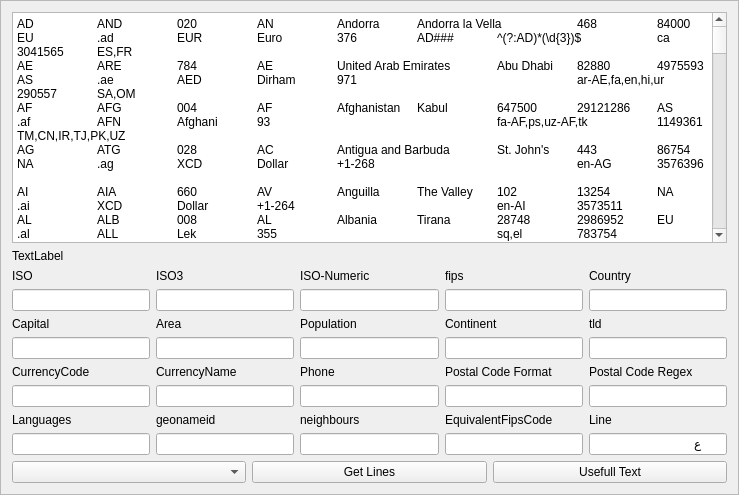
<?xml version="1.0" encoding="UTF-8"?>
<ui version="4.0">
 <class>F_SystemSettings</class>
 <widget class="QFrame" name="F_SystemSettings">
  <property name="geometry">
   <rect>
    <x>0</x>
    <y>0</y>
    <width>739</width>
    <height>495</height>
   </rect>
  </property>
  <property name="windowTitle">
   <string>Frame</string>
  </property>
  <property name="frameShape">
   <enum>QFrame::StyledPanel</enum>
  </property>
  <property name="frameShadow">
   <enum>QFrame::Raised</enum>
  </property>
  <layout class="QVBoxLayout" name="verticalLayout_42">
   <item>
    <widget class="QPlainTextEdit" name="text">
     <property name="plainText">
      <string>AD	AND	020	AN	Andorra	Andorra la Vella	468	84000	EU	.ad	EUR	Euro	376	AD###	^(?:AD)*(\d{3})$	ca	3041565	ES,FR	
AE	ARE	784	AE	United Arab Emirates	Abu Dhabi	82880	4975593	AS	.ae	AED	Dirham	971			ar-AE,fa,en,hi,ur	290557	SA,OM	
AF	AFG	004	AF	Afghanistan	Kabul	647500	29121286	AS	.af	AFN	Afghani	93			fa-AF,ps,uz-AF,tk	1149361	TM,CN,IR,TJ,PK,UZ	
AG	ATG	028	AC	Antigua and Barbuda	St. John's	443	86754	NA	.ag	XCD	Dollar	+1-268			en-AG	3576396		
AI	AIA	660	AV	Anguilla	The Valley	102	13254	NA	.ai	XCD	Dollar	+1-264			en-AI	3573511		
AL	ALB	008	AL	Albania	Tirana	28748	2986952	EU	.al	ALL	Lek	355			sq,el	783754	MK,GR,ME,RS,XK	
AM	ARM	051	AM	Armenia	Yerevan	29800	2968000	AS	.am	AMD	Dram	374	######	^(\d{6})$	hy	174982	GE,IR,AZ,TR	
AO	AGO	024	AO	Angola	Luanda	1246700	13068161	AF	.ao	AOA	Kwanza	244			pt-AO	3351879	CD,NA,ZM,CG	
AQ	ATA	010	AY	Antarctica		14000000	0	AN	.aq							6697173		
AR	ARG	032	AR	Argentina	Buenos Aires	2766890	41343201	SA	.ar	ARS	Peso	54	@####@@@	^[A-Z]?\d{4}[A-Z]{0,3}$	es-AR,en,it,de,fr,gn	3865483	CL,BO,UY,PY,BR	
AS	ASM	016	AQ	American Samoa	Pago Pago	199	57881	OC	.as	USD	Dollar	+1-684	#####-####	96799	en-AS,sm,to	5880801		
AT	AUT	040	AU	Austria	Vienna	83858	8205000	EU	.at	EUR	Euro	43	####	^(\d{4})$	de-AT,hr,hu,sl	2782113	CH,DE,HU,SK,CZ,IT,SI,LI	
AU	AUS	036	AS	Australia	Canberra	7686850	21515754	OC	.au	AUD	Dollar	61	####	^(\d{4})$	en-AU	2077456		
AW	ABW	533	AA	Aruba	Oranjestad	193	71566	NA	.aw	AWG	Guilder	297			nl-AW,es,en	3577279		
AX	ALA	248		Aland Islands	Mariehamn	1580	26711	EU	.ax	EUR	Euro	+358-18	#####	^(?:FI)*(\d{5})$	sv-AX	661882		FI
AZ	AZE	031	AJ	Azerbaijan	Baku	86600	8303512	AS	.az	AZN	Manat	994	AZ ####	^(?:AZ)*(\d{4})$	az,ru,hy	587116	GE,IR,AM,TR,RU	
BA	BIH	070	BK	Bosnia and Herzegovina	Sarajevo	51129	4590000	EU	.ba	BAM	Marka	387	#####	^(\d{5})$	bs,hr-BA,sr-BA	3277605	HR,ME,RS	
BB	BRB	052	BB	Barbados	Bridgetown	431	285653	NA	.bb	BBD	Dollar	+1-246	BB#####	^(?:BB)*(\d{5})$	en-BB	3374084		
BD	BGD	050	BG	Bangladesh	Dhaka	144000	156118464	AS	.bd	BDT	Taka	880	####	^(\d{4})$	bn-BD,en	1210997	MM,IN	
BE	BEL	056	BE	Belgium	Brussels	30510	10403000	EU	.be	EUR	Euro	32	####	^(\d{4})$	nl-BE,fr-BE,de-BE	2802361	DE,NL,LU,FR	
BF	BFA	854	UV	Burkina Faso	Ouagadougou	274200	16241811	AF	.bf	XOF	Franc	226			fr-BF	2361809	NE,BJ,GH,CI,TG,ML	
BG	BGR	100	BU	Bulgaria	Sofia	110910	7148785	EU	.bg	BGN	Lev	359	####	^(\d{4})$	bg,tr-BG,rom	732800	MK,GR,RO,TR,RS	
BH	BHR	048	BA	Bahrain	Manama	665	738004	AS	.bh	BHD	Dinar	973	####|###	^(\d{3}\d?)$	ar-BH,en,fa,ur	290291		
BI	BDI	108	BY	Burundi	Bujumbura	27830	9863117	AF	.bi	BIF	Franc	257			fr-BI,rn	433561	TZ,CD,RW	
BJ	BEN	204	BN	Benin	Porto-Novo	112620	9056010	AF	.bj	XOF	Franc	229			fr-BJ	2395170	NE,TG,BF,NG	
BL	BLM	652	TB	Saint Barthelemy	Gustavia	21	8450	NA	.gp	EUR	Euro	590	### ###		fr	3578476		
BM	BMU	060	BD	Bermuda	Hamilton	53	65365	NA	.bm	BMD	Dollar	+1-441	@@ ##	^([A-Z]{2}\d{2})$	en-BM,pt	3573345		
BN	BRN	096	BX	Brunei	Bandar Seri Begawan	5770	395027	AS	.bn	BND	Dollar	673	@@####	^([A-Z]{2}\d{4})$	ms-BN,en-BN	1820814	MY	
BO	BOL	068	BL	Bolivia	Sucre	1098580	9947418	SA	.bo	BOB	Boliviano	591			es-BO,qu,ay	3923057	PE,CL,PY,BR,AR	
BQ	BES	535		Bonaire, Saint Eustatius and Saba 		328	18012	NA	.bq	USD	Dollar	599			nl,pap,en	7626844		
BR	BRA	076	BR	Brazil	Brasilia	8511965	201103330	SA	.br	BRL	Real	55	#####-###	^\d{5}-\d{3}$	pt-BR,es,en,fr	3469034	SR,PE,BO,UY,GY,PY,GF,VE,CO,AR	
BS	BHS	044	BF	Bahamas	Nassau	13940	301790	NA	.bs	BSD	Dollar	+1-242			en-BS	3572887		
BT	BTN	064	BT	Bhutan	Thimphu	47000	699847	AS	.bt	BTN	Ngultrum	975			dz	1252634	CN,IN	
BV	BVT	074	BV	Bouvet Island		49	0	AN	.bv	NOK	Krone					3371123		
BW	BWA	072	BC	Botswana	Gaborone	600370	2029307	AF	.bw	BWP	Pula	267			en-BW,tn-BW	933860	ZW,ZA,NA	
BY	BLR	112	BO	Belarus	Minsk	207600	9685000	EU	.by	BYR	Ruble	375	######	^(\d{6})$	be,ru	630336	PL,LT,UA,RU,LV	
BZ	BLZ	084	BH	Belize	Belmopan	22966	314522	NA	.bz	BZD	Dollar	501			en-BZ,es	3582678	GT,MX	
CA	CAN	124	CA	Canada	Ottawa	9984670	33679000	NA	.ca	CAD	Dollar	1	@#@ #@#	^([ABCEGHJKLMNPRSTVXY]\d[ABCEGHJKLMNPRSTVWXYZ]) ?(\d[ABCEGHJKLMNPRSTVWXYZ]\d)$ 	en-CA,fr-CA,iu	6251999	US	
CC	CCK	166	CK	Cocos Islands	West Island	14	628	AS	.cc	AUD	Dollar	61			ms-CC,en	1547376		
CD	COD	180	CG	Democratic Republic of the Congo	Kinshasa	2345410	70916439	AF	.cd	CDF	Franc	243			fr-CD,ln,kg	203312	TZ,CF,SS,RW,ZM,BI,UG,CG,AO	
CF	CAF	140	CT	Central African Republic	Bangui	622984	4844927	AF	.cf	XAF	Franc	236			fr-CF,sg,ln,kg	239880	TD,SD,CD,SS,CM,CG	
CG	COG	178	CF	Republic of the Congo	Brazzaville	342000	3039126	AF	.cg	XAF	Franc	242			fr-CG,kg,ln-CG	2260494	CF,GA,CD,CM,AO	
CH	CHE	756	SZ	Switzerland	Bern	41290	7581000	EU	.ch	CHF	Franc	41	####	^(\d{4})$	de-CH,fr-CH,it-CH,rm	2658434	DE,IT,LI,FR,AT	
CI	CIV	384	IV	Ivory Coast	Yamoussoukro	322460	21058798	AF	.ci	XOF	Franc	225			fr-CI	2287781	LR,GH,GN,BF,ML	
CK	COK	184	CW	Cook Islands	Avarua	240	21388	OC	.ck	NZD	Dollar	682			en-CK,mi	1899402		
CL	CHL	152	CI	Chile	Santiago	756950	16746491	SA	.cl	CLP	Peso	56	#######	^(\d{7})$	es-CL	3895114	PE,BO,AR	
CM	CMR	120	CM	Cameroon	Yaounde	475440	19294149	AF	.cm	XAF	Franc	237			en-CM,fr-CM	2233387	TD,CF,GA,GQ,CG,NG	
CN	CHN	156	CH	China	Beijing	9596960	1330044000	AS	.cn	CNY	Yuan Renminbi	86	######	^(\d{6})$	zh-CN,yue,wuu,dta,ug,za	1814991	LA,BT,TJ,KZ,MN,AF,NP,MM,KG,PK,KP,RU,VN,IN	
CO	COL	170	CO	Colombia	Bogota	1138910	47790000	SA	.co	COP	Peso	57			es-CO	3686110	EC,PE,PA,BR,VE	
CR	CRI	188	CS	Costa Rica	San Jose	51100	4516220	NA	.cr	CRC	Colon	506	#####	^(\d{5})$	es-CR,en	3624060	PA,NI	
CU	CUB	192	CU	Cuba	Havana	110860	11423000	NA	.cu	CUP	Peso	53	CP #####	^(?:CP)*(\d{5})$	es-CU	3562981	US	
CV	CPV	132	CV	Cape Verde	Praia	4033	508659	AF	.cv	CVE	Escudo	238	####	^(\d{4})$	pt-CV	3374766		
CW	CUW	531	UC	Curacao	 Willemstad	444	141766	NA	.cw	ANG	Guilder	599			nl,pap	7626836		
CX	CXR	162	KT	Christmas Island	Flying Fish Cove	135	1500	AS	.cx	AUD	Dollar	61	####	^(\d{4})$	en,zh,ms-CC	2078138		
CY	CYP	196	CY	Cyprus	Nicosia	9250	1102677	EU	.cy	EUR	Euro	357	####	^(\d{4})$	el-CY,tr-CY,en	146669		
CZ	CZE	203	EZ	Czechia	Prague	78866	10476000	EU	.cz	CZK	Koruna	420	### ##	^\d{3}\s?\d{2}$	cs,sk	3077311	PL,DE,SK,AT	
DE	DEU	276	GM	Germany	Berlin	357021	81802257	EU	.de	EUR	Euro	49	#####	^(\d{5})$	de	2921044	CH,PL,NL,DK,BE,CZ,LU,FR,AT	
DJ	DJI	262	DJ	Djibouti	Djibouti	23000	740528	AF	.dj	DJF	Franc	253			fr-DJ,ar,so-DJ,aa	223816	ER,ET,SO	
DK	DNK	208	DA	Denmark	Copenhagen	43094	5484000	EU	.dk	DKK	Krone	45	####	^(\d{4})$	da-DK,en,fo,de-DK	2623032	DE	
DM	DMA	212	DO	Dominica	Roseau	754	72813	NA	.dm	XCD	Dollar	+1-767			en-DM	3575830		
DO	DOM	214	DR	Dominican Republic	Santo Domingo	48730	9823821	NA	.do	DOP	Peso	+1-809 and 1-829	#####	^(\d{5})$	es-DO	3508796	HT	
DZ	DZA	012	AG	Algeria	Algiers	2381740	34586184	AF	.dz	DZD	Dinar	213	#####	^(\d{5})$	ar-DZ	2589581	NE,EH,LY,MR,TN,MA,ML	
EC	ECU	218	EC	Ecuador	Quito	283560	14790608	SA	.ec	USD	Dollar	593	@####@	^([a-zA-Z]\d{4}[a-zA-Z])$	es-EC	3658394	PE,CO	
EE	EST	233	EN	Estonia	Tallinn	45226	1291170	EU	.ee	EUR	Euro	372	#####	^(\d{5})$	et,ru	453733	RU,LV	
EG	EGY	818	EG	Egypt	Cairo	1001450	80471869	AF	.eg	EGP	Pound	20	#####	^(\d{5})$	ar-EG,en,fr	357994	LY,SD,IL,PS	
EH	ESH	732	WI	Western Sahara	El-Aaiun	266000	273008	AF	.eh	MAD	Dirham	212			ar,mey	2461445	DZ,MR,MA	
ER	ERI	232	ER	Eritrea	Asmara	121320	5792984	AF	.er	ERN	Nakfa	291			aa-ER,ar,tig,kun,ti-ER	338010	ET,SD,DJ	
ES	ESP	724	SP	Spain	Madrid	504782	46505963	EU	.es	EUR	Euro	34	#####	^(\d{5})$	es-ES,ca,gl,eu,oc	2510769	AD,PT,GI,FR,MA	
ET	ETH	231	ET	Ethiopia	Addis Ababa	1127127	88013491	AF	.et	ETB	Birr	251	####	^(\d{4})$	am,en-ET,om-ET,ti-ET,so-ET,sid	337996	ER,KE,SD,SS,SO,DJ	
FI	FIN	246	FI	Finland	Helsinki	337030	5244000	EU	.fi	EUR	Euro	358	#####	^(?:FI)*(\d{5})$	fi-FI,sv-FI,smn	660013	NO,RU,SE	
FJ	FJI	242	FJ	Fiji	Suva	18270	875983	OC	.fj	FJD	Dollar	679			en-FJ,fj	2205218		
FK	FLK	238	FK	Falkland Islands	Stanley	12173	2638	SA	.fk	FKP	Pound	500			en-FK	3474414		
FM	FSM	583	FM	Micronesia	Palikir	702	107708	OC	.fm	USD	Dollar	691	#####	^(\d{5})$	en-FM,chk,pon,yap,kos,uli,woe,nkr,kpg	2081918		
FO	FRO	234	FO	Faroe Islands	Torshavn	1399	48228	EU	.fo	DKK	Krone	298	###	^(?:FO)*(\d{3})$	fo,da-FO	2622320		
FR	FRA	250	FR	France	Paris	547030	64768389	EU	.fr	EUR	Euro	33	#####	^(\d{5})$	fr-FR,frp,br,co,ca,eu,oc	3017382	CH,DE,BE,LU,IT,AD,MC,ES	
GA	GAB	266	GB	Gabon	Libreville	267667	1545255	AF	.ga	XAF	Franc	241			fr-GA	2400553	CM,GQ,CG	
GB	GBR	826	UK	United Kingdom	London	244820	62348447	EU	.uk	GBP	Pound	44	@# #@@|@## #@@|@@# #@@|@@## #@@|@#@ #@@|@@#@ #@@|GIR0AA	^((?:(?:[A-PR-UWYZ][A-HK-Y]\d[ABEHMNPRV-Y0-9]|[A-PR-UWYZ]\d[A-HJKPS-UW0-9])\s\d[ABD-HJLNP-UW-Z]{2})|GIR\s?0AA)$	en-GB,cy-GB,gd	2635167	IE	
GD	GRD	308	GJ	Grenada	St. George's	344	107818	NA	.gd	XCD	Dollar	+1-473			en-GD	3580239		
GE	GEO	268	GG	Georgia	Tbilisi	69700	4630000	AS	.ge	GEL	Lari	995	####	^(\d{4})$	ka,ru,hy,az	614540	AM,AZ,TR,RU	
GF	GUF	254	FG	French Guiana	Cayenne	91000	195506	SA	.gf	EUR	Euro	594	#####	^((97|98)3\d{2})$	fr-GF	3381670	SR,BR	
GG	GGY	831	GK	Guernsey	St Peter Port	78	65228	EU	.gg	GBP	Pound	+44-1481	@# #@@|@## #@@|@@# #@@|@@## #@@|@#@ #@@|@@#@ #@@|GIR0AA	^((?:(?:[A-PR-UWYZ][A-HK-Y]\d[ABEHMNPRV-Y0-9]|[A-PR-UWYZ]\d[A-HJKPS-UW0-9])\s\d[ABD-HJLNP-UW-Z]{2})|GIR\s?0AA)$	en,fr	3042362		
GH	GHA	288	GH	Ghana	Accra	239460	24339838	AF	.gh	GHS	Cedi	233			en-GH,ak,ee,tw	2300660	CI,TG,BF	
GI	GIB	292	GI	Gibraltar	Gibraltar	6.5	27884	EU	.gi	GIP	Pound	350			en-GI,es,it,pt	2411586	ES	
GL	GRL	304	GL	Greenland	Nuuk	2166086	56375	NA	.gl	DKK	Krone	299	####	^(\d{4})$	kl,da-GL,en	3425505		
GM	GMB	270	GA	Gambia	Banjul	11300	1593256	AF	.gm	GMD	Dalasi	220			en-GM,mnk,wof,wo,ff	2413451	SN	
GN	GIN	324	GV	Guinea	Conakry	245857	10324025	AF	.gn	GNF	Franc	224			fr-GN	2420477	LR,SN,SL,CI,GW,ML	
GP	GLP	312	GP	Guadeloupe	Basse-Terre	1780	443000	NA	.gp	EUR	Euro	590	#####	^((97|98)\d{3})$	fr-GP	3579143		
GQ	GNQ	226	EK	Equatorial Guinea	Malabo	28051	1014999	AF	.gq	XAF	Franc	240			es-GQ,fr	2309096	GA,CM	
GR	GRC	300	GR	Greece	Athens	131940	11000000	EU	.gr	EUR	Euro	30	### ##	^(\d{5})$	el-GR,en,fr	390903	AL,MK,TR,BG	
GS	SGS	239	SX	South Georgia and the South Sandwich Islands	Grytviken	3903	30	AN	.gs	GBP	Pound				en	3474415		
GT	GTM	320	GT	Guatemala	Guatemala City	108890	13550440	NA	.gt	GTQ	Quetzal	502	#####	^(\d{5})$	es-GT	3595528	MX,HN,BZ,SV	
GU	GUM	316	GQ	Guam	Hagatna	549	159358	OC	.gu	USD	Dollar	+1-671	969##	^(969\d{2})$	en-GU,ch-GU	4043988		
GW	GNB	624	PU	Guinea-Bissau	Bissau	36120	1565126	AF	.gw	XOF	Franc	245	####	^(\d{4})$	pt-GW,pov	2372248	SN,GN	
GY	GUY	328	GY	Guyana	Georgetown	214970	748486	SA	.gy	GYD	Dollar	592			en-GY	3378535	SR,BR,VE	
HK	HKG	344	HK	Hong Kong	Hong Kong	1092	6898686	AS	.hk	HKD	Dollar	852			zh-HK,yue,zh,en	1819730		
HM	HMD	334	HM	Heard Island and McDonald Islands		412	0	AN	.hm	AUD	Dollar	 				1547314		
HN	HND	340	HO	Honduras	Tegucigalpa	112090	7989415	NA	.hn	HNL	Lempira	504	@@####	^([A-Z]{2}\d{4})$	es-HN	3608932	GT,NI,SV	
HR	HRV	191	HR	Croatia	Zagreb	56542	4284889	EU	.hr	HRK	Kuna	385	#####	^(?:HR)*(\d{5})$	hr-HR,sr	3202326	HU,SI,BA,ME,RS	
HT	HTI	332	HA	Haiti	Port-au-Prince	27750	9648924	NA	.ht	HTG	Gourde	509	HT####	^(?:HT)*(\d{4})$	ht,fr-HT	3723988	DO	
HU	HUN	348	HU	Hungary	Budapest	93030	9982000	EU	.hu	HUF	Forint	36	####	^(\d{4})$	hu-HU	719819	SK,SI,RO,UA,HR,AT,RS	
ID	IDN	360	ID	Indonesia	Jakarta	1919440	242968342	AS	.id	IDR	Rupiah	62	#####	^(\d{5})$	id,en,nl,jv	1643084	PG,TL,MY	
IE	IRL	372	EI	Ireland	Dublin	70280	4622917	EU	.ie	EUR	Euro	353	@@@ @@@@	^[A-Z]\d{2}$|^[A-Z]{3}[A-Z]{4}$	en-IE,ga-IE	2963597	GB	
IL	ISR	376	IS	Israel	Jerusalem	20770	7353985	AS	.il	ILS	Shekel	972	#####	^(\d{5})$	he,ar-IL,en-IL,	294640	SY,JO,LB,EG,PS	
IM	IMN	833	IM	Isle of Man	Douglas	572	75049	EU	.im	GBP	Pound	+44-1624	@# #@@|@## #@@|@@# #@@|@@## #@@|@#@ #@@|@@#@ #@@|GIR0AA	^((?:(?:[A-PR-UWYZ][A-HK-Y]\d[ABEHMNPRV-Y0-9]|[A-PR-UWYZ]\d[A-HJKPS-UW0-9])\s\d[ABD-HJLNP-UW-Z]{2})|GIR\s?0AA)$	en,gv	3042225		
IN	IND	356	IN	India	New Delhi	3287590	1173108018	AS	.in	INR	Rupee	91	######	^(\d{6})$	en-IN,hi,bn,te,mr,ta,ur,gu,kn,ml,or,pa,as,bh,sat,ks,ne,sd,kok,doi,mni,sit,sa,fr,lus,inc	1269750	CN,NP,MM,BT,PK,BD	
IO	IOT	086	IO	British Indian Ocean Territory	Diego Garcia	60	4000	AS	.io	USD	Dollar	246			en-IO	1282588		
IQ	IRQ	368	IZ	Iraq	Baghdad	437072	29671605	AS	.iq	IQD	Dinar	964	#####	^(\d{5})$	ar-IQ,ku,hy	99237	SY,SA,IR,JO,TR,KW	
IR	IRN	364	IR	Iran	Tehran	1648000	76923300	AS	.ir	IRR	Rial	98	##########	^(\d{10})$	fa-IR,ku	130758	TM,AF,IQ,AM,PK,AZ,TR	
IS	ISL	352	IC	Iceland	Reykjavik	103000	308910	EU	.is	ISK	Krona	354	###	^(\d{3})$	is,en,de,da,sv,no	2629691		
IT	ITA	380	IT	Italy	Rome	301230	60340328	EU	.it	EUR	Euro	39	#####	^(\d{5})$	it-IT,de-IT,fr-IT,sc,ca,co,sl	3175395	CH,VA,SI,SM,FR,AT	
JE	JEY	832	JE	Jersey	Saint Helier	116	90812	EU	.je	GBP	Pound	+44-1534	@# #@@|@## #@@|@@# #@@|@@## #@@|@#@ #@@|@@#@ #@@|GIR0AA	^((?:(?:[A-PR-UWYZ][A-HK-Y]\d[ABEHMNPRV-Y0-9]|[A-PR-UWYZ]\d[A-HJKPS-UW0-9])\s\d[ABD-HJLNP-UW-Z]{2})|GIR\s?0AA)$	en,pt	3042142		
JM	JAM	388	JM	Jamaica	Kingston	10991	2847232	NA	.jm	JMD	Dollar	+1-876			en-JM	3489940		
JO	JOR	400	JO	Jordan	Amman	92300	6407085	AS	.jo	JOD	Dinar	962	#####	^(\d{5})$	ar-JO,en	248816	SY,SA,IQ,IL,PS	
JP	JPN	392	JA	Japan	Tokyo	377835	127288000	AS	.jp	JPY	Yen	81	###-####	^\d{3}-\d{4}$	ja	1861060		
KE	KEN	404	KE	Kenya	Nairobi	582650	40046566	AF	.ke	KES	Shilling	254	#####	^(\d{5})$	en-KE,sw-KE	192950	ET,TZ,SS,SO,UG	
KG	KGZ	417	KG	Kyrgyzstan	Bishkek	198500	5776500	AS	.kg	KGS	Som	996	######	^(\d{6})$	ky,uz,ru	1527747	CN,TJ,UZ,KZ	
KH	KHM	116	CB	Cambodia	Phnom Penh	181040	14453680	AS	.kh	KHR	Riels	855	#####	^(\d{5})$	km,fr,en	1831722	LA,TH,VN	
KI	KIR	296	KR	Kiribati	Tarawa	811	92533	OC	.ki	AUD	Dollar	686			en-KI,gil	4030945		
KM	COM	174	CN	Comoros	Moroni	2170	773407	AF	.km	KMF	Franc	269			ar,fr-KM	921929		
KN	KNA	659	SC	Saint Kitts and Nevis	Basseterre	261	51134	NA	.kn	XCD	Dollar	+1-869			en-KN	3575174		
KP	PRK	408	KN	North Korea	Pyongyang	120540	22912177	AS	.kp	KPW	Won	850	###-###	^(\d{6})$	ko-KP	1873107	CN,KR,RU	
KR	KOR	410	KS	South Korea	Seoul	98480	48422644	AS	.kr	KRW	Won	82	SEOUL ###-###	^(?:SEOUL)*(\d{6})$	ko-KR,en	1835841	KP	
XK	XKX	0	KV	Kosovo	Pristina	10908	1800000	EU		EUR	Euro				sq,sr	831053	RS,AL,MK,ME	
KW	KWT	414	KU	Kuwait	Kuwait City	17820	2789132	AS	.kw	KWD	Dinar	965	#####	^(\d{5})$	ar-KW,en	285570	SA,IQ	
KY	CYM	136	CJ	Cayman Islands	George Town	262	44270	NA	.ky	KYD	Dollar	+1-345			en-KY	3580718		
KZ	KAZ	398	KZ	Kazakhstan	Astana	2717300	15340000	AS	.kz	KZT	Tenge	7	######	^(\d{6})$	kk,ru	1522867	TM,CN,KG,UZ,RU	
LA	LAO	418	LA	Laos	Vientiane	236800	6368162	AS	.la	LAK	Kip	856	#####	^(\d{5})$	lo,fr,en	1655842	CN,MM,KH,TH,VN	
LB	LBN	422	LE	Lebanon	Beirut	10400	4125247	AS	.lb	LBP	Pound	961	#### ####|####	^(\d{4}(\d{4})?)$	ar-LB,fr-LB,en,hy	272103	SY,IL	
LC	LCA	662	ST	Saint Lucia	Castries	616	160922	NA	.lc	XCD	Dollar	+1-758			en-LC	3576468		
LI	LIE	438	LS	Liechtenstein	Vaduz	160	35000	EU	.li	CHF	Franc	423	####	^(\d{4})$	de-LI	3042058	CH,AT	
LK	LKA	144	CE	Sri Lanka	Colombo	65610	21513990	AS	.lk	LKR	Rupee	94	#####	^(\d{5})$	si,ta,en	1227603		
LR	LBR	430	LI	Liberia	Monrovia	111370	3685076	AF	.lr	LRD	Dollar	231	####	^(\d{4})$	en-LR	2275384	SL,CI,GN	
LS	LSO	426	LT	Lesotho	Maseru	30355	1919552	AF	.ls	LSL	Loti	266	###	^(\d{3})$	en-LS,st,zu,xh	932692	ZA	
LT	LTU	440	LH	Lithuania	Vilnius	65200	2944459	EU	.lt	EUR	Euro	370	LT-#####	^(?:LT)*(\d{5})$	lt,ru,pl	597427	PL,BY,RU,LV	
LU	LUX	442	LU	Luxembourg	Luxembourg	2586	497538	EU	.lu	EUR	Euro	352	L-####	^(?:L-)?\d{4}$	lb,de-LU,fr-LU	2960313	DE,BE,FR	
LV	LVA	428	LG	Latvia	Riga	64589	2217969	EU	.lv	EUR	Euro	371	LV-####	^(?:LV)*(\d{4})$	lv,ru,lt	458258	LT,EE,BY,RU	
LY	LBY	434	LY	Libya	Tripoli	1759540	6461454	AF	.ly	LYD	Dinar	218			ar-LY,it,en	2215636	TD,NE,DZ,SD,TN,EG	
MA	MAR	504	MO	Morocco	Rabat	446550	33848242	AF	.ma	MAD	Dirham	212	#####	^(\d{5})$	ar-MA,ber,fr	2542007	DZ,EH,ES	
MC	MCO	492	MN	Monaco	Monaco	1.95	32965	EU	.mc	EUR	Euro	377	#####	^(\d{5})$	fr-MC,en,it	2993457	FR	
MD	MDA	498	MD	Moldova	Chisinau	33843	4324000	EU	.md	MDL	Leu	373	MD-####	^MD-\d{4}$	ro,ru,gag,tr	617790	RO,UA	
ME	MNE	499	MJ	Montenegro	Podgorica	14026	666730	EU	.me	EUR	Euro	382	#####	^(\d{5})$	sr,hu,bs,sq,hr,rom	3194884	AL,HR,BA,RS,XK	
MF	MAF	663	RN	Saint Martin	Marigot	53	35925	NA	.gp	EUR	Euro	590	### ###		fr	3578421	SX	
MG	MDG	450	MA	Madagascar	Antananarivo	587040	21281844	AF	.mg	MGA	Ariary	261	###	^(\d{3})$	fr-MG,mg	1062947		
MH	MHL	584	RM	Marshall Islands	Majuro	181.3	65859	OC	.mh	USD	Dollar	692	#####-####	^969\d{2}(-\d{4})$	mh,en-MH	2080185		
MK	MKD	807	MK	Macedonia	Skopje	25333	2062294	EU	.mk	MKD	Denar	389	####	^(\d{4})$	mk,sq,tr,rmm,sr	718075	AL,GR,BG,RS,XK	
ML	MLI	466	ML	Mali	Bamako	1240000	13796354	AF	.ml	XOF	Franc	223			fr-ML,bm	2453866	SN,NE,DZ,CI,GN,MR,BF	
MM	MMR	104	BM	Myanmar	Nay Pyi Taw	678500	53414374	AS	.mm	MMK	Kyat	95	#####	^(\d{5})$	my	1327865	CN,LA,TH,BD,IN	
MN	MNG	496	MG	Mongolia	Ulan Bator	1565000	3086918	AS	.mn	MNT	Tugrik	976	######	^(\d{6})$	mn,ru	2029969	CN,RU	
MO	MAC	446	MC	Macao	Macao	254	449198	AS	.mo	MOP	Pataca	853			zh,zh-MO,pt	1821275		
MP	MNP	580	CQ	Northern Mariana Islands	Saipan	477	53883	OC	.mp	USD	Dollar	+1-670	#####-####	^9695\d{1}(-\d{4})$	fil,tl,zh,ch-MP,en-MP	4041468		
MQ	MTQ	474	MB	Martinique	Fort-de-France	1100	432900	NA	.mq	EUR	Euro	596	#####	^(\d{5})$	fr-MQ	3570311		
MR	MRT	478	MR	Mauritania	Nouakchott	1030700	3205060	AF	.mr	MRO	Ouguiya	222			ar-MR,fuc,snk,fr,mey,wo	2378080	SN,DZ,EH,ML	
MS	MSR	500	MH	Montserrat	Plymouth	102	9341	NA	.ms	XCD	Dollar	+1-664			en-MS	3578097		
MT	MLT	470	MT	Malta	Valletta	316	403000	EU	.mt	EUR	Euro	356	@@@ ####	^[A-Z]{3}\s?\d{4}$	mt,en-MT	2562770		
MU	MUS	480	MP	Mauritius	Port Louis	2040	1294104	AF	.mu	MUR	Rupee	230			en-MU,bho,fr	934292		
MV	MDV	462	MV	Maldives	Male	300	395650	AS	.mv	MVR	Rufiyaa	960	#####	^(\d{5})$	dv,en	1282028		
MW	MWI	454	MI	Malawi	Lilongwe	118480	15447500	AF	.mw	MWK	Kwacha	265			ny,yao,tum,swk	927384	TZ,MZ,ZM	
MX	MEX	484	MX	Mexico	Mexico City	1972550	112468855	NA	.mx	MXN	Peso	52	#####	^(\d{5})$	es-MX	3996063	GT,US,BZ	
MY	MYS	458	MY	Malaysia	Kuala Lumpur	329750	28274729	AS	.my	MYR	Ringgit	60	#####	^(\d{5})$	ms-MY,en,zh,ta,te,ml,pa,th	1733045	BN,TH,ID	
MZ	MOZ	508	MZ	Mozambique	Maputo	801590	22061451	AF	.mz	MZN	Metical	258	####	^(\d{4})$	pt-MZ,vmw	1036973	ZW,TZ,SZ,ZA,ZM,MW	
NA	NAM	516	WA	Namibia	Windhoek	825418	2128471	AF	.na	NAD	Dollar	264			en-NA,af,de,hz,naq	3355338	ZA,BW,ZM,AO	
NC	NCL	540	NC	New Caledonia	Noumea	19060	216494	OC	.nc	XPF	Franc	687	#####	^(\d{5})$	fr-NC	2139685		
NE	NER	562	NG	Niger	Niamey	1267000	15878271	AF	.ne	XOF	Franc	227	####	^(\d{4})$	fr-NE,ha,kr,dje	2440476	TD,BJ,DZ,LY,BF,NG,ML	
NF	NFK	574	NF	Norfolk Island	Kingston	34.6	1828	OC	.nf	AUD	Dollar	672	####	^(\d{4})$	en-NF	2155115		
NG	NGA	566	NI	Nigeria	Abuja	923768	154000000	AF	.ng	NGN	Naira	234	######	^(\d{6})$	en-NG,ha,yo,ig,ff	2328926	TD,NE,BJ,CM	
NI	NIC	558	NU	Nicaragua	Managua	129494	5995928	NA	.ni	NIO	Cordoba	505	###-###-#	^(\d{7})$	es-NI,en	3617476	CR,HN	
NL	NLD	528	NL	Netherlands	Amsterdam	41526	16645000	EU	.nl	EUR	Euro	31	#### @@	^(\d{4}[A-Z]{2})$	nl-NL,fy-NL	2750405	DE,BE	
NO	NOR	578	NO	Norway	Oslo	324220	5009150	EU	.no	NOK	Krone	47	####	^(\d{4})$	no,nb,nn,se,fi	3144096	FI,RU,SE	
NP	NPL	524	NP	Nepal	Kathmandu	140800	28951852	AS	.np	NPR	Rupee	977	#####	^(\d{5})$	ne,en	1282988	CN,IN	
NR	NRU	520	NR	Nauru	Yaren	21	10065	OC	.nr	AUD	Dollar	674			na,en-NR	2110425		
NU	NIU	570	NE	Niue	Alofi	260	2166	OC	.nu	NZD	Dollar	683			niu,en-NU	4036232		
NZ	NZL	554	NZ	New Zealand	Wellington	268680	4252277	OC	.nz	NZD	Dollar	64	####	^(\d{4})$	en-NZ,mi	2186224		
OM	OMN	512	MU	Oman	Muscat	212460	2967717	AS	.om	OMR	Rial	968	###	^(\d{3})$	ar-OM,en,bal,ur	286963	SA,YE,AE	
PA	PAN	591	PM	Panama	Panama City	78200	3410676	NA	.pa	PAB	Balboa	507			es-PA,en	3703430	CR,CO	
PE	PER	604	PE	Peru	Lima	1285220	29907003	SA	.pe	PEN	Sol	51			es-PE,qu,ay	3932488	EC,CL,BO,BR,CO	
PF	PYF	258	FP	French Polynesia	Papeete	4167	270485	OC	.pf	XPF	Franc	689	#####	^((97|98)7\d{2})$	fr-PF,ty	4030656		
PG	PNG	598	PP	Papua New Guinea	Port Moresby	462840	6064515	OC	.pg	PGK	Kina	675	###	^(\d{3})$	en-PG,ho,meu,tpi	2088628	ID	
PH	PHL	608	RP	Philippines	Manila	300000	99900177	AS	.ph	PHP	Peso	63	####	^(\d{4})$	tl,en-PH,fil	1694008		
PK	PAK	586	PK	Pakistan	Islamabad	803940	184404791	AS	.pk	PKR	Rupee	92	#####	^(\d{5})$	ur-PK,en-PK,pa,sd,ps,brh	1168579	CN,AF,IR,IN	
PL	POL	616	PL	Poland	Warsaw	312685	38500000	EU	.pl	PLN	Zloty	48	##-###	^\d{2}-\d{3}$	pl	798544	DE,LT,SK,CZ,BY,UA,RU	
PM	SPM	666	SB	Saint Pierre and Miquelon	Saint-Pierre	242	7012	NA	.pm	EUR	Euro	508	#####	^(97500)$	fr-PM	3424932		
PN	PCN	612	PC	Pitcairn	Adamstown	47	46	OC	.pn	NZD	Dollar	870			en-PN	4030699		
PR	PRI	630	RQ	Puerto Rico	San Juan	9104	3916632	NA	.pr	USD	Dollar	+1-787 and 1-939	#####-####	^00[679]\d{2}(?:-\d{4})?$	en-PR,es-PR	4566966		
PS	PSE	275	WE	Palestinian Territory	East Jerusalem	5970	3800000	AS	.ps	ILS	Shekel	970			ar-PS	6254930	JO,IL,EG	
PT	PRT	620	PO	Portugal	Lisbon	92391	10676000	EU	.pt	EUR	Euro	351	####-###	^\d{4}-\d{3}\s?[a-zA-Z]{0,25}$	pt-PT,mwl	2264397	ES	
PW	PLW	585	PS	Palau	Melekeok	458	19907	OC	.pw	USD	Dollar	680	96940	^(96940)$	pau,sov,en-PW,tox,ja,fil,zh	1559582		
PY	PRY	600	PA	Paraguay	Asuncion	406750	6375830	SA	.py	PYG	Guarani	595	####	^(\d{4})$	es-PY,gn	3437598	BO,BR,AR	
QA	QAT	634	QA	Qatar	Doha	11437	840926	AS	.qa	QAR	Rial	974			ar-QA,es	289688	SA	
RE	REU	638	RE	Reunion	Saint-Denis	2517	776948	AF	.re	EUR	Euro	262	#####	^((97|98)(4|7|8)\d{2})$	fr-RE	935317		
RO	ROU	642	RO	Romania	Bucharest	237500	21959278	EU	.ro	RON	Leu	40	######	^(\d{6})$	ro,hu,rom	798549	MD,HU,UA,BG,RS	
RS	SRB	688	RI	Serbia	Belgrade	88361	7344847	EU	.rs	RSD	Dinar	381	######	^(\d{6})$	sr,hu,bs,rom	6290252	AL,HU,MK,RO,HR,BA,BG,ME,XK	
RU	RUS	643	RS	Russia	Moscow	17100000	140702000	EU	.ru	RUB	Ruble	7	######	^(\d{6})$	ru,tt,xal,cau,ady,kv,ce,tyv,cv,udm,tut,mns,bua,myv,mdf,chm,ba,inh,tut,kbd,krc,ava,sah,nog	2017370	GE,CN,BY,UA,KZ,LV,PL,EE,LT,FI,MN,NO,AZ,KP	
RW	RWA	646	RW	Rwanda	Kigali	26338	11055976	AF	.rw	RWF	Franc	250			rw,en-RW,fr-RW,sw	49518	TZ,CD,BI,UG	
SA	SAU	682	SA	Saudi Arabia	Riyadh	1960582	25731776	AS	.sa	SAR	Rial	966	#####	^(\d{5})$	ar-SA	102358	QA,OM,IQ,YE,JO,AE,KW	
SB	SLB	090	BP	Solomon Islands	Honiara	28450	559198	OC	.sb	SBD	Dollar	677			en-SB,tpi	2103350		
SC	SYC	690	SE	Seychelles	Victoria	455	88340	AF	.sc	SCR	Rupee	248			en-SC,fr-SC	241170		
SD	SDN	729	SU	Sudan	Khartoum	1861484	35000000	AF	.sd	SDG	Pound	249	#####	^(\d{5})$	ar-SD,en,fia	366755	SS,TD,EG,ET,ER,LY,CF	
SS	SSD	728	OD	South Sudan	Juba	644329	8260490	AF		SSP	Pound	211			en	7909807	CD,CF,ET,KE,SD,UG,	
SE	SWE	752	SW	Sweden	Stockholm	449964	9828655	EU	.se	SEK	Krona	46	### ##	^(?:SE)?\d{3}\s\d{2}$	sv-SE,se,sma,fi-SE	2661886	NO,FI	
SG	SGP	702	SN	Singapore	Singapore	692.7	4701069	AS	.sg	SGD	Dollar	65	######	^(\d{6})$	cmn,en-SG,ms-SG,ta-SG,zh-SG	1880251		
SH	SHN	654	SH	Saint Helena	Jamestown	410	7460	AF	.sh	SHP	Pound	290	STHL 1ZZ	^(STHL1ZZ)$	en-SH	3370751		
SI	SVN	705	SI	Slovenia	Ljubljana	20273	2007000	EU	.si	EUR	Euro	386	####	^(?:SI)*(\d{4})$	sl,sh	3190538	HU,IT,HR,AT	
SJ	SJM	744	SV	Svalbard and Jan Mayen	Longyearbyen	62049	2550	EU	.sj	NOK	Krone	47	####	^(\d{4})$	no,ru	607072		
SK	SVK	703	LO	Slovakia	Bratislava	48845	5455000	EU	.sk	EUR	Euro	421	### ##	^\d{3}\s?\d{2}$	sk,hu	3057568	PL,HU,CZ,UA,AT	
SL	SLE	694	SL	Sierra Leone	Freetown	71740	5245695	AF	.sl	SLL	Leone	232			en-SL,men,tem	2403846	LR,GN	
SM	SMR	674	SM	San Marino	San Marino	61.2	31477	EU	.sm	EUR	Euro	378	4789#	^(4789\d)$	it-SM	3168068	IT	
SN	SEN	686	SG	Senegal	Dakar	196190	12323252	AF	.sn	XOF	Franc	221	#####	^(\d{5})$	fr-SN,wo,fuc,mnk	2245662	GN,MR,GW,GM,ML	
SO	SOM	706	SO	Somalia	Mogadishu	637657	10112453	AF	.so	SOS	Shilling	252	@@  #####	^([A-Z]{2}\d{5})$	so-SO,ar-SO,it,en-SO	51537	ET,KE,DJ	
SR	SUR	740	NS	Suriname	Paramaribo	163270	492829	SA	.sr	SRD	Dollar	597			nl-SR,en,srn,hns,jv	3382998	GY,BR,GF	
ST	STP	678	TP	Sao Tome and Principe	Sao Tome	1001	175808	AF	.st	STD	Dobra	239			pt-ST	2410758		
SV	SLV	222	ES	El Salvador	San Salvador	21040	6052064	NA	.sv	USD	Dollar	503	CP ####	^(?:CP)*(\d{4})$	es-SV	3585968	GT,HN	
SX	SXM	534	NN	Sint Maarten	Philipsburg	21	37429	NA	.sx	ANG	Guilder	599			nl,en	7609695	MF	
SY	SYR	760	SY	Syria	Damascus	185180	22198110	AS	.sy	SYP	Pound	963			ar-SY,ku,hy,arc,fr,en	163843	IQ,JO,IL,TR,LB	
SZ	SWZ	748	WZ	Swaziland	Mbabane	17363	1354051	AF	.sz	SZL	Lilangeni	268	@###	^([A-Z]\d{3})$	en-SZ,ss-SZ	934841	ZA,MZ	
TC	TCA	796	TK	Turks and Caicos Islands	Cockburn Town	430	20556	NA	.tc	USD	Dollar	+1-649	TKCA 1ZZ	^(TKCA 1ZZ)$	en-TC	3576916		
TD	TCD	148	CD	Chad	N'Djamena	1284000	10543464	AF	.td	XAF	Franc	235			fr-TD,ar-TD,sre	2434508	NE,LY,CF,SD,CM,NG	
TF	ATF	260	FS	French Southern Territories	Port-aux-Francais	7829	140	AN	.tf	EUR	Euro  				fr	1546748		
TG	TGO	768	TO	Togo	Lome	56785	6587239	AF	.tg	XOF	Franc	228			fr-TG,ee,hna,kbp,dag,ha	2363686	BJ,GH,BF	
TH	THA	764	TH	Thailand	Bangkok	514000	67089500	AS	.th	THB	Baht	66	#####	^(\d{5})$	th,en	1605651	LA,MM,KH,MY	
TJ	TJK	762	TI	Tajikistan	Dushanbe	143100	7487489	AS	.tj	TJS	Somoni	992	######	^(\d{6})$	tg,ru	1220409	CN,AF,KG,UZ	
TK	TKL	772	TL	Tokelau		10	1466	OC	.tk	NZD	Dollar	690			tkl,en-TK	4031074		
TL	TLS	626	TT	East Timor	Dili	15007	1154625	OC	.tl	USD	Dollar	670			tet,pt-TL,id,en	1966436	ID	
TM	TKM	795	TX	Turkmenistan	Ashgabat	488100	4940916	AS	.tm	TMT	Manat	993	######	^(\d{6})$	tk,ru,uz	1218197	AF,IR,UZ,KZ	
TN	TUN	788	TS	Tunisia	Tunis	163610	10589025	AF	.tn	TND	Dinar	216	####	^(\d{4})$	ar-TN,fr	2464461	DZ,LY	
TO	TON	776	TN	Tonga	Nuku'alofa	748	122580	OC	.to	TOP	Pa'anga	676			to,en-TO	4032283		
TR	TUR	792	TU	Turkey	Ankara	780580	77804122	AS	.tr	TRY	Lira	90	#####	^(\d{5})$	tr-TR,ku,diq,az,av	298795	SY,GE,IQ,IR,GR,AM,AZ,BG	
TT	TTO	780	TD	Trinidad and Tobago	Port of Spain	5128	1228691	NA	.tt	TTD	Dollar	+1-868			en-TT,hns,fr,es,zh	3573591		
TV	TUV	798	TV	Tuvalu	Funafuti	26	10472	OC	.tv	AUD	Dollar	688			tvl,en,sm,gil	2110297		
TW	TWN	158	TW	Taiwan	Taipei	35980	22894384	AS	.tw	TWD	Dollar	886	#####	^(\d{5})$	zh-TW,zh,nan,hak	1668284		
TZ	TZA	834	TZ	Tanzania	Dodoma	945087	41892895	AF	.tz	TZS	Shilling	255			sw-TZ,en,ar	149590	MZ,KE,CD,RW,ZM,BI,UG,MW	
UA	UKR	804	UP	Ukraine	Kiev	603700	45415596	EU	.ua	UAH	Hryvnia	380	#####	^(\d{5})$	uk,ru-UA,rom,pl,hu	690791	PL,MD,HU,SK,BY,RO,RU	
UG	UGA	800	UG	Uganda	Kampala	236040	33398682	AF	.ug	UGX	Shilling	256			en-UG,lg,sw,ar	226074	TZ,KE,SS,CD,RW	
UM	UMI	581		United States Minor Outlying Islands		0	0	OC	.um	USD	Dollar 	1			en-UM	5854968		
US	USA	840	US	United States	Washington	9629091	310232863	NA	.us	USD	Dollar	1	#####-####	^\d{5}(-\d{4})?$	en-US,es-US,haw,fr	6252001	CA,MX,CU	
UY	URY	858	UY	Uruguay	Montevideo	176220	3477000	SA	.uy	UYU	Peso	598	#####	^(\d{5})$	es-UY	3439705	BR,AR	
UZ	UZB	860	UZ	Uzbekistan	Tashkent	447400	27865738	AS	.uz	UZS	Som	998	######	^(\d{6})$	uz,ru,tg	1512440	TM,AF,KG,TJ,KZ	
VA	VAT	336	VT	Vatican	Vatican City	0.44	921	EU	.va	EUR	Euro	379	#####	^(\d{5})$	la,it,fr	3164670	IT	
VC	VCT	670	VC	Saint Vincent and the Grenadines	Kingstown	389	104217	NA	.vc	XCD	Dollar	+1-784			en-VC,fr	3577815		
VE	VEN	862	VE	Venezuela	Caracas	912050	27223228	SA	.ve	VEF	Bolivar	58	####	^(\d{4})$	es-VE	3625428	GY,BR,CO	
VG	VGB	092	VI	British Virgin Islands	Road Town	153	21730	NA	.vg	USD	Dollar	+1-284			en-VG	3577718		
VI	VIR	850	VQ	U.S. Virgin Islands	Charlotte Amalie	352	108708	NA	.vi	USD	Dollar	+1-340	#####-####	^008\d{2}(?:-\d{4})?$	en-VI	4796775		
VN	VNM	704	VM	Vietnam	Hanoi	329560	89571130	AS	.vn	VND	Dong	84	######	^(\d{6})$	vi,en,fr,zh,km	1562822	CN,LA,KH	
VU	VUT	548	NH	Vanuatu	Port Vila	12200	221552	OC	.vu	VUV	Vatu	678			bi,en-VU,fr-VU	2134431		
WF	WLF	876	WF	Wallis and Futuna	Mata Utu	274	16025	OC	.wf	XPF	Franc	681	#####	^(986\d{2})$	wls,fud,fr-WF	4034749		
WS	WSM	882	WS	Samoa	Apia	2944	192001	OC	.ws	WST	Tala	685			sm,en-WS	4034894		
YE	YEM	887	YM	Yemen	Sanaa	527970	23495361	AS	.ye	YER	Rial	967			ar-YE	69543	SA,OM	
YT	MYT	175	MF	Mayotte	Mamoudzou	374	159042	AF	.yt	EUR	Euro	262	#####	^(\d{5})$	fr-YT	1024031		
ZA	ZAF	710	SF	South Africa	Pretoria	1219912	49000000	AF	.za	ZAR	Rand	27	####	^(\d{4})$	zu,xh,af,nso,en-ZA,tn,st,ts,ss,ve,nr	953987	ZW,SZ,MZ,BW,NA,LS	
ZM	ZMB	894	ZA	Zambia	Lusaka	752614	13460305	AF	.zm	ZMW	Kwacha	260	#####	^(\d{5})$	en-ZM,bem,loz,lun,lue,ny,toi	895949	ZW,TZ,MZ,CD,NA,MW,AO	
ZW	ZWE	716	ZI	Zimbabwe	Harare	390580	13061000	AF	.zw	ZWL	Dollar	263			en-ZW,sn,nr,nd	878675	ZA,MZ,BW,ZM	
CS	SCG	891	YI	Serbia and Montenegro	Belgrade	102350	10829175	EU	.cs	RSD	Dinar	381	#####	^(\d{5})$	cu,hu,sq,sr	8505033	AL,HU,MK,RO,HR,BA,BG	
AN	ANT	530	NT	Netherlands Antilles	Willemstad	960	300000	NA	.an	ANG	Guilder	599			nl-AN,en,es	8505032	GP</string>
     </property>
    </widget>
   </item>
   <item>
    <widget class="QLabel" name="L_info">
     <property name="text">
      <string>TextLabel</string>
     </property>
     <property name="scaledContents">
      <bool>true</bool>
     </property>
    </widget>
   </item>
   <item>
    <layout class="QVBoxLayout" name="verticalLayout_41">
     <item>
      <layout class="QHBoxLayout" name="horizontalLayout">
       <item>
        <layout class="QVBoxLayout" name="verticalLayout">
         <item>
          <widget class="QLabel" name="label">
           <property name="text">
            <string>ISO</string>
           </property>
          </widget>
         </item>
         <item>
          <widget class="QLineEdit" name="ISO"/>
         </item>
        </layout>
       </item>
       <item>
        <layout class="QVBoxLayout" name="verticalLayout_2">
         <item>
          <widget class="QLabel" name="label_2">
           <property name="text">
            <string>ISO3</string>
           </property>
          </widget>
         </item>
         <item>
          <widget class="QLineEdit" name="ISO3"/>
         </item>
        </layout>
       </item>
       <item>
        <layout class="QVBoxLayout" name="verticalLayout_20">
         <item>
          <widget class="QLabel" name="label_20">
           <property name="text">
            <string>ISO-Numeric</string>
           </property>
          </widget>
         </item>
         <item>
          <widget class="QLineEdit" name="ISO_Numeric"/>
         </item>
        </layout>
       </item>
       <item>
        <layout class="QVBoxLayout" name="verticalLayout_24">
         <item>
          <widget class="QLabel" name="label_24">
           <property name="text">
            <string>fips</string>
           </property>
          </widget>
         </item>
         <item>
          <widget class="QLineEdit" name="fips"/>
         </item>
        </layout>
       </item>
       <item>
        <layout class="QVBoxLayout" name="verticalLayout_25">
         <item>
          <widget class="QLabel" name="labelxx">
           <property name="text">
            <string>Country</string>
           </property>
          </widget>
         </item>
         <item>
          <widget class="QLineEdit" name="Country"/>
         </item>
        </layout>
       </item>
      </layout>
     </item>
     <item>
      <layout class="QHBoxLayout" name="horizontalLayout_2">
       <item>
        <layout class="QVBoxLayout" name="verticalLayout_26">
         <item>
          <widget class="QLabel" name="Capitalff">
           <property name="text">
            <string>Capital</string>
           </property>
          </widget>
         </item>
         <item>
          <widget class="QLineEdit" name="Capital"/>
         </item>
        </layout>
       </item>
       <item>
        <layout class="QVBoxLayout" name="verticalLayout_27">
         <item>
          <widget class="QLabel" name="label_27">
           <property name="text">
            <string>Area</string>
           </property>
          </widget>
         </item>
         <item>
          <widget class="QLineEdit" name="Area"/>
         </item>
        </layout>
       </item>
       <item>
        <layout class="QVBoxLayout" name="verticalLayout_28">
         <item>
          <widget class="QLabel" name="label_28">
           <property name="text">
            <string>Population</string>
           </property>
          </widget>
         </item>
         <item>
          <widget class="QLineEdit" name="Population"/>
         </item>
        </layout>
       </item>
       <item>
        <layout class="QVBoxLayout" name="verticalLayout_29">
         <item>
          <widget class="QLabel" name="label_29">
           <property name="text">
            <string>Continent</string>
           </property>
          </widget>
         </item>
         <item>
          <widget class="QLineEdit" name="Continent"/>
         </item>
        </layout>
       </item>
       <item>
        <layout class="QVBoxLayout" name="verticalLayout_30">
         <item>
          <widget class="QLabel" name="label_30">
           <property name="text">
            <string>tld</string>
           </property>
          </widget>
         </item>
         <item>
          <widget class="QLineEdit" name="tld"/>
         </item>
        </layout>
       </item>
      </layout>
     </item>
     <item>
      <layout class="QHBoxLayout" name="horizontalLayout_3">
       <item>
        <layout class="QVBoxLayout" name="verticalLayout_31">
         <item>
          <widget class="QLabel" name="label_31">
           <property name="text">
            <string>CurrencyCode</string>
           </property>
          </widget>
         </item>
         <item>
          <widget class="QLineEdit" name="CurrencyCode"/>
         </item>
        </layout>
       </item>
       <item>
        <layout class="QVBoxLayout" name="verticalLayout_32">
         <item>
          <widget class="QLabel" name="label_32">
           <property name="text">
            <string>CurrencyName</string>
           </property>
          </widget>
         </item>
         <item>
          <widget class="QLineEdit" name="CurrencyName"/>
         </item>
        </layout>
       </item>
       <item>
        <layout class="QVBoxLayout" name="verticalLayout_33">
         <item>
          <widget class="QLabel" name="label_33">
           <property name="text">
            <string>Phone</string>
           </property>
          </widget>
         </item>
         <item>
          <widget class="QLineEdit" name="Phone"/>
         </item>
        </layout>
       </item>
       <item>
        <layout class="QVBoxLayout" name="verticalLayout_34">
         <item>
          <widget class="QLabel" name="label_34">
           <property name="text">
            <string>Postal Code Format</string>
           </property>
          </widget>
         </item>
         <item>
          <widget class="QLineEdit" name="PostalCodeFormat"/>
         </item>
        </layout>
       </item>
       <item>
        <layout class="QVBoxLayout" name="verticalLayout_35">
         <item>
          <widget class="QLabel" name="label_35">
           <property name="text">
            <string>Postal Code Regex</string>
           </property>
          </widget>
         </item>
         <item>
          <widget class="QLineEdit" name="PostalCodeReg"/>
         </item>
        </layout>
       </item>
      </layout>
     </item>
     <item>
      <layout class="QHBoxLayout" name="horizontalLayout_4">
       <item>
        <layout class="QVBoxLayout" name="verticalLayout_36">
         <item>
          <widget class="QLabel" name="label_36">
           <property name="text">
            <string>Languages</string>
           </property>
          </widget>
         </item>
         <item>
          <widget class="QLineEdit" name="Languages"/>
         </item>
        </layout>
       </item>
       <item>
        <layout class="QVBoxLayout" name="verticalLayout_37">
         <item>
          <widget class="QLabel" name="label_37">
           <property name="text">
            <string>geonameid</string>
           </property>
          </widget>
         </item>
         <item>
          <widget class="QLineEdit" name="geonameid"/>
         </item>
        </layout>
       </item>
       <item>
        <layout class="QVBoxLayout" name="verticalLayout_38">
         <item>
          <widget class="QLabel" name="label_38">
           <property name="text">
            <string>neighbours</string>
           </property>
          </widget>
         </item>
         <item>
          <widget class="QLineEdit" name="neighbours"/>
         </item>
        </layout>
       </item>
       <item>
        <layout class="QVBoxLayout" name="verticalLayout_39">
         <item>
          <widget class="QLabel" name="label_39">
           <property name="text">
            <string>EquivalentFipsCode</string>
           </property>
          </widget>
         </item>
         <item>
          <widget class="QLineEdit" name="EquivalentFipsCode"/>
         </item>
        </layout>
       </item>
       <item>
        <layout class="QVBoxLayout" name="verticalLayout_40">
         <item>
          <widget class="QLabel" name="label_40">
           <property name="text">
            <string>Line</string>
           </property>
          </widget>
         </item>
         <item>
          <widget class="QLineEdit" name="line">
           <property name="inputMask">
            <string>XX####ع</string>
           </property>
           <property name="placeholderText">
            <string>AD#####</string>
           </property>
          </widget>
         </item>
        </layout>
       </item>
      </layout>
     </item>
    </layout>
   </item>
   <item>
    <layout class="QHBoxLayout" name="horizontalLayout_5">
     <item>
      <widget class="QComboBox" name="Cb_NumLine"/>
     </item>
     <item>
      <widget class="QPushButton" name="Bt_GetLines">
       <property name="text">
        <string>Get Lines</string>
       </property>
      </widget>
     </item>
     <item>
      <widget class="QPushButton" name="Bt_SplitLine">
       <property name="text">
        <string>Usefull Text</string>
       </property>
      </widget>
     </item>
    </layout>
   </item>
  </layout>
 </widget>
 <resources/>
 <connections/>
</ui>
